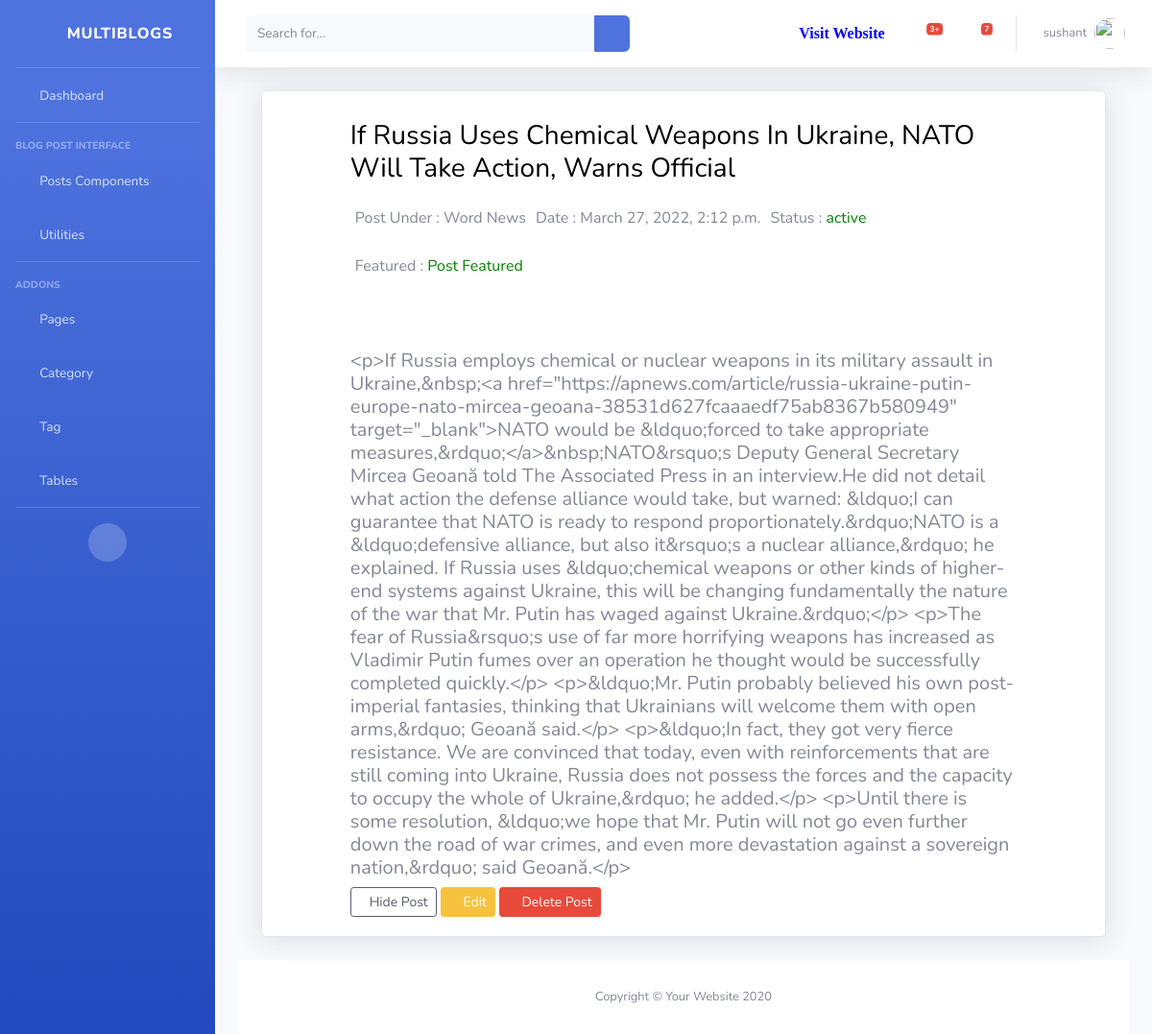
Page /dashboard/post/view/10 (signed in) on the earlier database version.
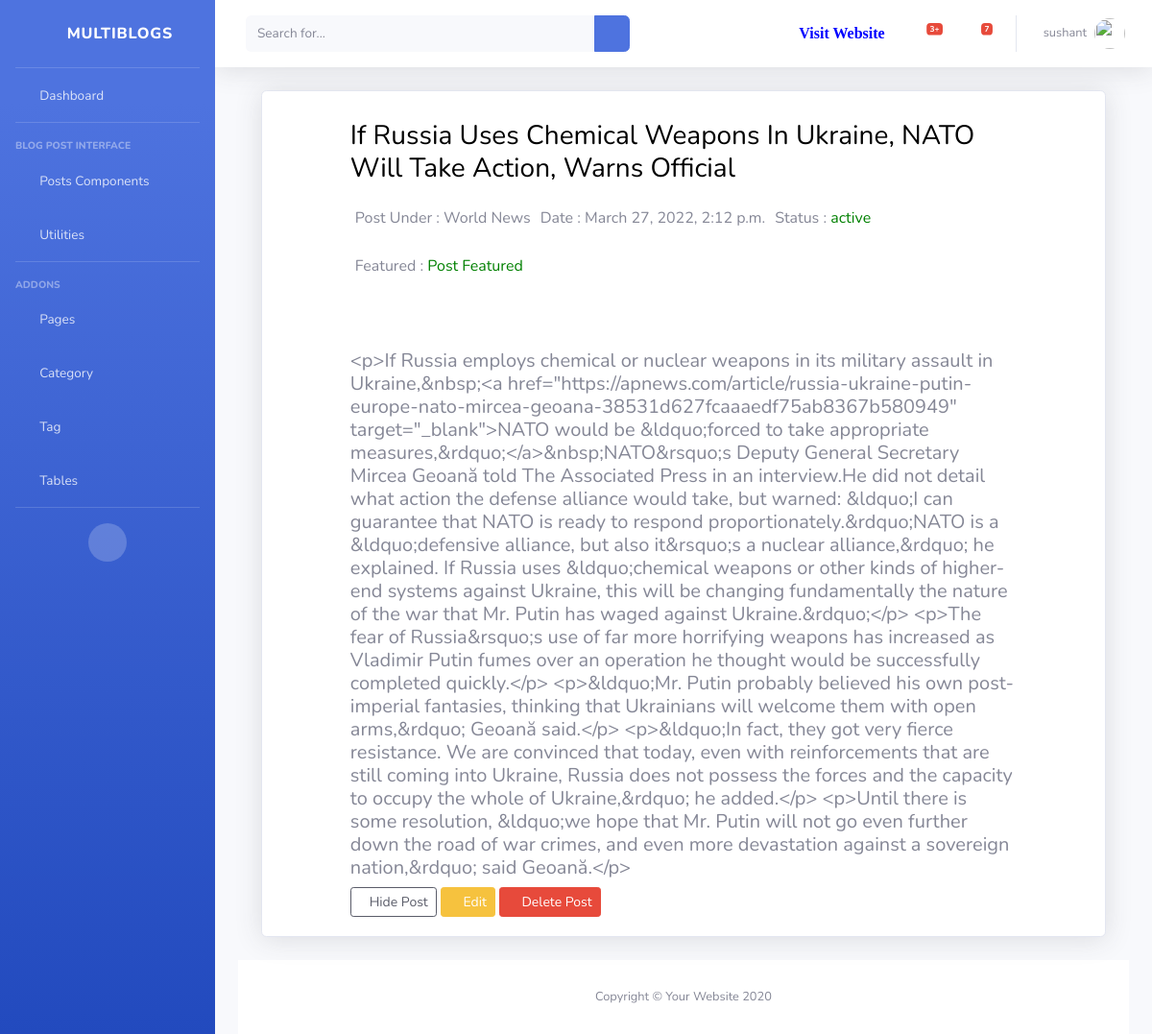
Same page on the later database version.
### blogapp/models.py (models this page shows, shortened)
class Blog(models.Model):
    status = (
        ('active','active'),
        ('pending','pending')
    )
    title  = models.CharField(max_length=200, null=True)
    detail = RichTextField(blank=True, null=True)
    image = models.ImageField(upload_to='images/media', null=True, blank=True)
    catagories = models.ForeignKey(Catagory,on_delete=models.SET_NULL, null=True)
    tags = models.ManyToManyField(Tag, blank=True)
    status = models.CharField(max_length=20, choices=status, default='pending')
    author = models.ForeignKey(Author, on_delete=models.CASCADE)
    featured  = models.BooleanField(default=False)
    visit_count = models.IntegerField(default=0)
    visible = models.BooleanField(default=True)
    created_at = models.DateTimeField(auto_now_add=True)
    class Meta:
        verbose_name_plural = 'Blog'

class Catagory(models.Model):
    name = models.CharField(max_length=200, null=True)
    slug = models.SlugField(null=True)
    image = models.CharField(max_length=300, null=True, blank=True )
    description = models.CharField(max_length=500, null=True,blank=True, verbose_name='Description')
    class Meta:
        verbose_name_plural = 'Catagory'
    def __str__(self):
        return str(self.name)

### dashboard/views.py (the view)
# urls.py: path('post/view/<str:id>', views.PostView.as_view(), name='post'),
class PostView(View):
    @method_decorator(login_required(login_url='login'))
    def dispatch(self, request,*args,**kwargs):
        return super().dispatch(request,*args,**kwargs)
    def get(self, request,id):
        post_obj = get_object_or_404(Blog, id=id)
        context={
            'post':post_obj
        }
        return render(request,'dashboard/post/post_view.html', context)

### blogapp/context_processors.py (called while the page is built)
def globalVariable(request):
    category = Catagory.objects.all()
    category_count = category.count()
    context = {
        'category':category,
        'cat_count':category_count
        }
    return context

### templates/dashboard/post/post_view.html (shortened to what this page needs)
{% extends 'dashboard/base/base.html' %}
{% load static %}
{% block body %}
{% load humanize %}
<div class="container-fluid">
<div class="row">
    <div class="col">
        <div class="card shadow mb-4">
            <div class="row " style="padding: 20px;">
                <div class="col-10 mx-auto">
                    <h3>{{ post.title }}</h3>
                    <div class="text_div">
                        <p> Post Under : {{ post.catagories }}</p>
                        <p> Date : {{ post.created_at|naturaltime }}</p>
                        {% if post.status == 'active' %}
                          <p> Status : <span style="color: green;"> {{ post.status }}</span> </p>
                        {% else %}
                          <p> Status : <span style="color: red; background-color: rgb(70, 123, 172); padding: 5px; border-radius: 10px; "> {{ post.status }}</span> </p>
                        {% endif %}
                        {% if post.featured == True %}
                          <p > Featured : <span style="color:green"> Post Featured</span> </p>
                        {% else %}
                          <p >  Featured : <span style="color:red"> Not Featured Yet</span></p>
                        {% endif %}
                    </div>
                    <h5> {{ post.detail }}</h5>
                    <div>
                      {% if post.visible == False %}
                        <a href=" {% url 'visible' post.id %}" class="btn btn-outline-dark btn-sm "><i class="fas fa-eye"></i> Make Visible </a>
                      {% else %}
                        <a href=" {% url 'hidden' post.id %}" class="btn btn-outline-dark btn-sm"><i class="fas fa-eye-slash"></i>Hide Post </a>
                      {% endif %}
                        <a href="{% url 'edit_post' post.id %}" class="btn btn-warning btn-sm"><i class="far fa-edit"></i> Edit</a>
                        <a href=" " class="btn btn-danger btn-sm" data-toggle="modal" data-target="#delete"><i class="far fa-trash-alt" ></i> Delete Post </a>
                    </div>
                </div>
            </div>
        </div>
    </div>
</div>
{% endblock %}

Differences in the rows shown:
changed Blog "active": catagories "Word News" → "World News"
